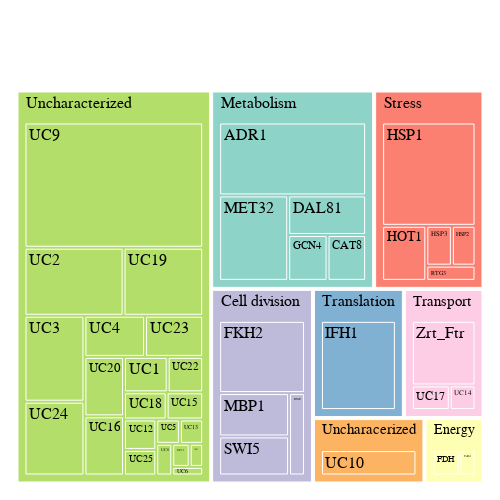

Notebook code for this chart:
### Code cell
### Treemap of explained variance by imodulon category

df = ica_data.imodulon_table.copy(deep=False)
df = df.sort_values(['Category', 'explained_variance'], ascending=[True, False])

# -------------------------------------------------
# 3)  Build the treemap
# -------------------------------------------------
fig = px.treemap(
    df,
    path=['Category', 'iModulon Name'],
    values='explained_variance',
    color='Category',
    color_discrete_sequence=px.colors.qualitative.Set3,
    # ↓ give the figure a tall, narrow “page”
    height=500,      # make it tall
    width=500         # keep it relatively narrow
)
fig.update_traces(
    tiling=dict(
        squarifyratio=1   
    ),
    textfont=dict(
        size=16,      
        color='black',
        family='Arial'    
    ),
    selector=dict(type='treemap')
)

fig.update_layout(
    margin=dict(t=60, l=10, r=10, b=10)
)

fig.show()

### Figure 1 — Plotly figure (JSON) as saved in the notebook; plotly's stock layout.template omitted (floating-point values rounded to 4 significant figures)
{"data": [{"branchvalues": "total", "customdata": [["Metabolism"], ["Metabolism"], ["Metabolism"], ["Energy"], ["Cell division"], ["Energy"], ["Stress"], ["Stress"], ["Stress"], ["Metabolism"], ["Stress"], ["Translation"], ["Cell division"], ["Metabolism"], ["Cell division"], ["Stress"], ["Cell division"], ["Uncharacerized"], ["Uncharacterized"], ["Uncharacterized"], ["Uncharacterized"], ["Uncharacterized"], ["Uncharacterized"], ["Uncharacterized"], ["Uncharacterized"], ["Uncharacterized"], ["Uncharacterized"], ["Uncharacterized"], ["Uncharacterized"], ["Uncharacterized"], ["Uncharacterized"], ["Uncharacterized"], ["Uncharacterized"], ["Uncharacterized"], ["Uncharacterized"], ["Uncharacterized"], ["Transport"], ["Uncharacterized"], ["Uncharacterized"], ["Transport"], ["Uncharacterized"], ["Transport"], ["Cell division"], ["Energy"], ["Metabolism"], ["Stress"], ["Translation"], ["Transport"], ["Uncharacerized"], ["Uncharacterized"]], "domain": {"x": [0, 1], "y": [0, 1]}, "hovertemplate": "labels=%{label}<br>explained_variance=%{value}<br>parent=%{parent}<br>id=%{id}<br>Category=%{customdata[0]}<extra></extra>", "ids": ["Metabolism/ADR1", "Metabolism/CAT8", "Metabolism/DAL81", "Energy/FDH", "Cell division/FKH2", "Energy/FeRd", "Stress/HSP3", "Stress/HSP1", "Stress/HSP2", "Metabolism/GCN4", "Stress/HOT1", "Translation/IFH1", "Cell division/MBP1", "Metabolism/MET32", "Cell division/RME", "Stress/RTG3", "Cell division/SWI5", "Uncharacerized/UC10", "Uncharacterized/UC1", "Uncharacterized/UC11", "Uncharacterized/UC12", "Uncharacterized/UC13", "Uncharacterized/UC8", "Uncharacterized/UC6", "Uncharacterized/UC5", "Uncharacterized/UC4", "Uncharacterized/UC3", "Uncharacterized/UC25", "Uncharacterized/UC24", "Uncharacterized/UC23", "Uncharacterized/UC9", "Uncharacterized/UC22", "Uncharacterized/UC20", "Uncharacterized/UC2", "Uncharacterized/UC19", "Uncharacterized/UC18", "Transport/UC17", "Uncharacterized/UC16", "Uncharacterized/UC15", "Transport/UC14", "Uncharacterized/UC21", "Transport/Zrt_Ftr", "Cell division", "Energy", "Metabolism", "Stress", "Translation", "Transport", "Uncharacerized", "Uncharacterized"], "labels": ["ADR1", "CAT8", "DAL81", "FDH", "FKH2", "FeRd", "HSP3", "HSP1", "HSP2", "GCN4", "HOT1", "IFH1", "MBP1", "MET32", "RME", "RTG3", "SWI5", "UC10", "UC1", "UC11", "UC12", "UC13", "UC8", "UC6", "UC5", "UC4", "UC3", "UC25", "UC24", "UC23", "UC9", "UC22", "UC20", "UC2", "UC19", "UC18", "UC17", "UC16", "UC15", "UC14", "UC21", "Zrt_Ftr", "Cell division", "Energy", "Metabolism", "Stress", "Translation", "Transport", "Uncharacerized", "Uncharacterized"], "marker": {"colors": ["rgb(141,211,199)", "rgb(141,211,199)", "rgb(141,211,199)", "rgb(255,255,179)", "rgb(190,186,218)", "rgb(255,255,179)", "rgb(251,128,114)", "rgb(251,128,114)", "rgb(251,128,114)", "rgb(141,211,199)", "rgb(251,128,114)", "rgb(128,177,211)", "rgb(190,186,218)", "rgb(141,211,199)", "rgb(190,186,218)", "rgb(251,128,114)", "rgb(190,186,218)", "rgb(253,180,98)", "rgb(179,222,105)", "rgb(179,222,105)", "rgb(179,222,105)", "rgb(179,222,105)", "rgb(179,222,105)", "rgb(179,222,105)", "rgb(179,222,105)", "rgb(179,222,105)", "rgb(179,222,105)", "rgb(179,222,105)", "rgb(179,222,105)", "rgb(179,222,105)", "rgb(179,222,105)", "rgb(179,222,105)", "rgb(179,222,105)", "rgb(179,222,105)", "rgb(179,222,105)", "rgb(179,222,105)", "rgb(252,205,229)", "rgb(179,222,105)", "rgb(179,222,105)", "rgb(252,205,229)", "rgb(179,222,105)", "rgb(252,205,229)", "rgb(190,186,218)", "rgb(255,255,179)", "rgb(141,211,199)", "rgb(251,128,114)", "rgb(128,177,211)", "rgb(252,205,229)", "rgb(253,180,98)", "rgb(179,222,105)"]}, "name": "", "parents": ["Metabolism", "Metabolism", "Metabolism", "Energy", "Cell division", "Energy", "Stress", "Stress", "Stress", "Metabolism", "Stress", "Translation", "Cell division", "Metabolism", "Cell division", "Stress", "Cell division", "Uncharacerized", "Uncharacterized", "Uncharacterized", "Uncharacterized", "Uncharacterized", "Uncharacterized", "Uncharacterized", "Uncharacterized", "Uncharacterized", "Uncharacterized", "Uncharacterized", "Uncharacterized", "Uncharacterized", "Uncharacterized", "Uncharacterized", "Uncharacterized", "Uncharacterized", "Uncharacterized", "Uncharacterized", "Transport", "Uncharacterized", "Uncharacterized", "Transport", "Uncharacterized", "Transport", "", "", "", "", "", "", "", ""], "textfont": {"color": "black", "family": "Arial", "size": 16}, "tiling": {"squarifyratio": 1}, "type": "treemap", "values": [0.07149, 0.01181, 0.02055, 0.01164, 0.04441, 0.006915, 0.007174, 0.06796, 0.006626, 0.01204, 0.01714, 0.05642, 0.02175, 0.03935, 0.009379, 0.005272, 0.01958, 0.03503, 0.00901, 0.00234, 0.005721, 0.003298, 0.002949, 0.001548, 0.003345, 0.01453, 0.03, 0.004805, 0.02576, 0.01392, 0.1303, 0.007317, 0.0137, 0.03926, 0.03154, 0.006744, 0.008132, 0.01364, 0.005777, 0.005523, 0.001813, 0.03574, 0.09512, 0.01855, 0.1552, 0.1042, 0.05642, 0.04939, 0.03503, 0.3673]}], "layout": {"height": 500, "legend": {"tracegroupgap": 0}, "margin": {"b": 10, "l": 10, "r": 10, "t": 60}, "treemapcolorway": ["rgb(141,211,199)", "rgb(255,255,179)", "rgb(190,186,218)", "rgb(251,128,114)", "rgb(128,177,211)", "rgb(253,180,98)", "rgb(179,222,105)", "rgb(252,205,229)", "rgb(217,217,217)", "rgb(188,128,189)", "rgb(204,235,197)", "rgb(255,237,111)"], "width": 500}}
